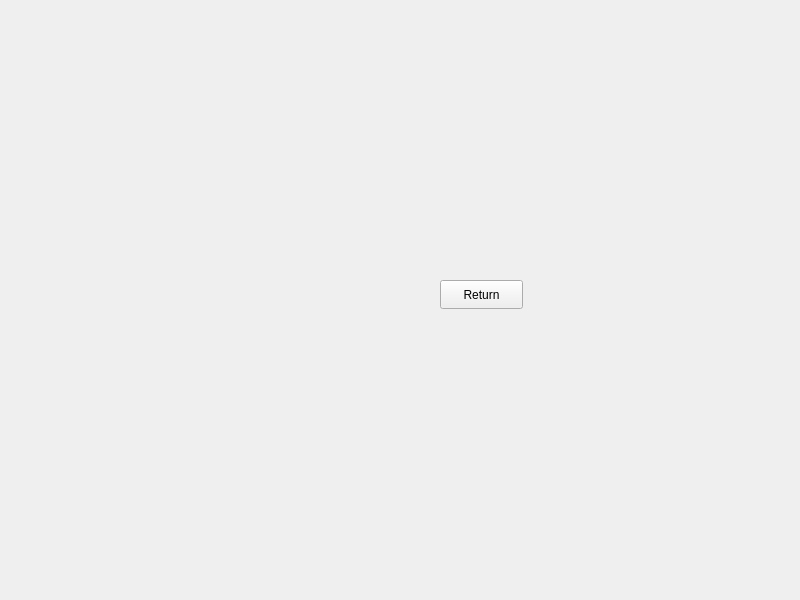
<?xml version="1.0" encoding="UTF-8"?>
<ui version="4.0">
 <class>Task2</class>
 <widget class="QWidget" name="Task2">
  <property name="geometry">
   <rect>
    <x>0</x>
    <y>0</y>
    <width>800</width>
    <height>600</height>
   </rect>
  </property>
  <property name="windowTitle">
   <string>Form</string>
  </property>
  <widget class="QPushButton" name="task2_return">
   <property name="geometry">
    <rect>
     <x>440</x>
     <y>280</y>
     <width>83</width>
     <height>29</height>
    </rect>
   </property>
   <property name="text">
    <string>Return</string>
   </property>
  </widget>
 </widget>
 <resources/>
 <connections/>
</ui>
